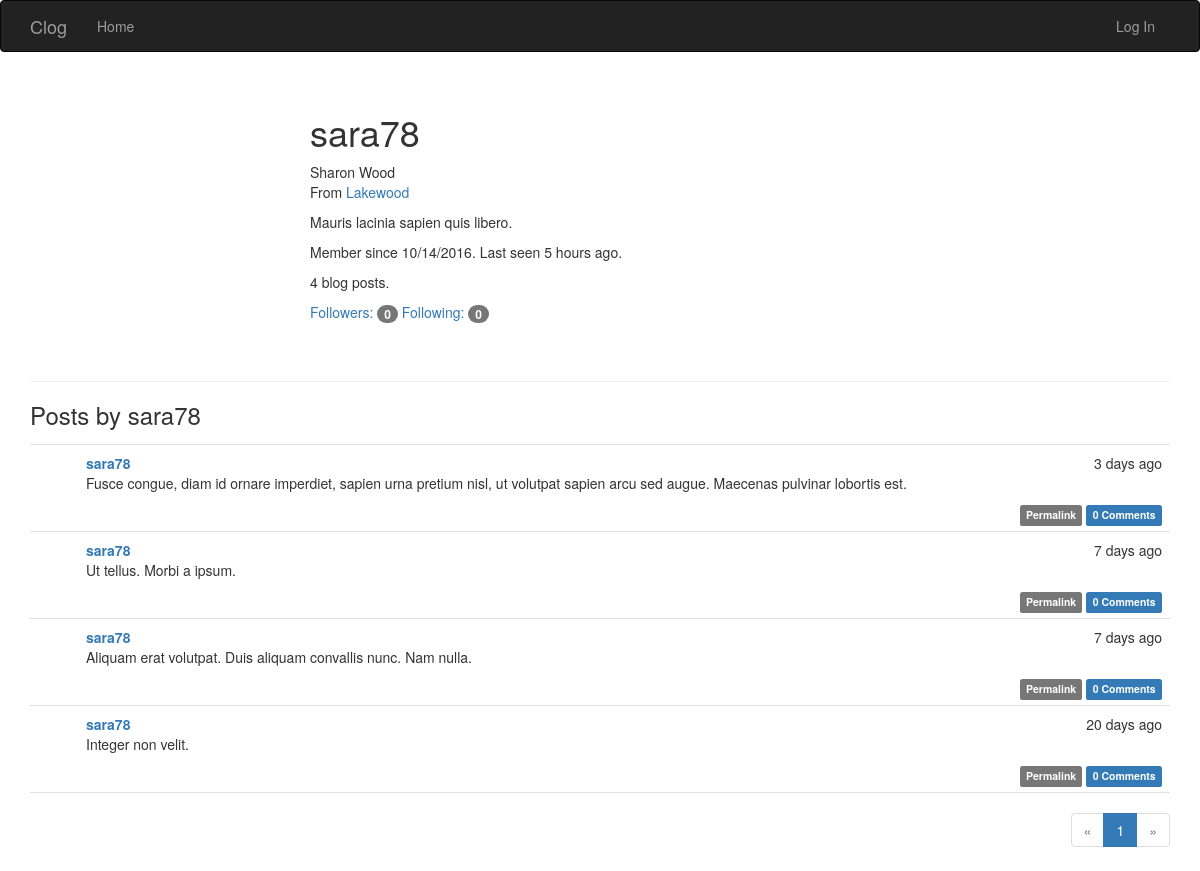
/user/sara78, run on the app's committed database.
### app/models.py (models this page shows, shortened)
class User(UserMixin, db.Model):
    __tablename__ = 'users'
    id = db.Column(db.Integer, primary_key=True)
    username = db.Column(db.String(64), unique=True, index=True)
    email = db.Column(db.String(64), unique=True, index=True)
    role_id = db.Column(db.Integer, db.ForeignKey('roles.id'))
    password_hash = db.Column(db.String(128))
    confirmed = db.Column(db.Boolean, default=False)
    name = db.Column(db.String(64))
    location = db.Column(db.String(64))
    about_me = db.Column(db.Text)
    member_since = db.Column(db.DateTime(), default=datetime.utcnow)
    last_seen = db.Column(db.DateTime(), default=datetime.utcnow)
    posts = db.relationship('Post', backref='author', lazy='dynamic')
    followed = db.relationship('Follow',
                               foreign_keys=[Follow.follower_id],
                               backref=db.backref('follower', lazy='joined'),
                               lazy='dynamic',
                               cascade='all, delete-orphan')
    followers = db.relationship('Follow',
                                foreign_keys=[Follow.followed_id],
                                backref=db.backref('followed', lazy='joined'),
                                lazy='dynamic',
                                cascade='all, delete-orphan')
    comments = db.relationship('Comment', backref='author', lazy='dynamic')
    @property
    def password(self):
        raise AttributeError('password is not a readable attribute')

class Post(db.Model):
    __tablename__ = 'posts'
    id = db.Column(db.Integer, primary_key=True)
    body = db.Column(db.Text)
    timestamp = db.Column(db.DateTime, index=True, default=datetime.utcnow)
    author_id = db.Column(db.Integer, db.ForeignKey('users.id'))
    body_html = db.Column(db.Text)
    comments = db.relationship('Comment', backref='post', lazy='dynamic')

### app/main/views.py (the view)
@main.route('/user/<username>')
def user(username):
    user = User.query.filter_by(username=username).first()
    if user is None:
        abort(404)
    page = request.args.get('page', 1, type=int)
    pagination = user.posts.order_by(Post.timestamp.desc()).paginate(
        page, per_page=current_app.config['FLASKY_POSTS_PER_PAGE'],
        error_out=False)
    posts = pagination.items
    return render_template('user.html', user=user, posts=posts,
                           pagination=pagination)

### app/auth/views.py (called while the page is built)
@auth.before_app_request
def before_request():
    if current_user.is_authenticated:
        current_user.ping()
        if not current_user.confirmed \
                and request.endpoint[:5] != 'auth.' \
                and request.endpoint != 'static':
            return redirect(url_for('auth.unconfirmed'))

### app/main/__init__.py (called while the page is built)
@main.app_context_processor
def inject_permissions():
    return dict(Permission=Permission)

### app/models.py (called while the page is built)
    def can(self, permissions):
        return False

    def is_administrator(self):
        return False

### app/templates/user.html (shortened to what this page needs)
{% extends "base.html" %}
{% import "_macros.html" as macros %}
{% block page_content %}
<div class="page-header">
    <div class="profile-header">
        <h1>{{ user.username }}</h1>
        {% if user.name or user.location %}
        <p>
            {% if user.name %}{{ user.name }}<br>{% endif %}
            {% if user.location %}
                From <a href="http://maps.google.com/?q={{ user.location }}">{{ user.location }}</a><br>
            {% endif %}
        </p>
        {% endif %}
        {% if user.about_me %}<p>{{ user.about_me }}</p>{% endif %}
        <p>Member since {{ moment(user.member_since).format('L') }}. Last seen {{ moment(user.last_seen).fromNow() }}.</p>
        <p>{{ user.posts.count() }} blog posts.</p>
        <p>
            <a href="{{ url_for('.followers', username=user.username) }}">Followers: <span class="badge">{{ user.followers.count() - 1 }}</span></a>
            <a href="{{ url_for('.followed_by', username=user.username) }}">Following: <span class="badge">{{ user.followed.count() - 1 }}</span></a>
        </p>
    </div>
</div>
<h3>Posts by {{ user.username }}</h3>
{% include '_posts.html' %}
{% if pagination %}
<div class="pagination">
    {{ macros.pagination_widget(pagination, '.user', username=user.username) }}
</div>
{% endif %}
{% endblock %}

### app/templates/_posts.html (shortened to what this page needs)
<ul class="posts">
    {% for post in posts %}
    <li class="post">
        <div class="post-content">
            <div class="post-date">{{ moment(post.timestamp).fromNow() }}</div>
            <div class="post-author"><a href="{{ url_for('.user', username=post.author.username) }}">{{ post.author.username }}</a></div>
            <div class="post-body">
                {% if post.body_html %}
                    {{ post.body_html | safe }}
                {% else %}
                    {{ post.body }}
                {% endif %}
            </div>
            <div class="post-footer">
                <a href="{{ url_for('.post', id=post.id) }}">
                    <span class="label label-default">Permalink</span>
                </a>
                <a href="{{ url_for('.post', id=post.id) }}#comments">
                    <span class="label label-primary">{{ post.comments.count() }} Comments</span>
                </a>
            </div>
        </div>
    </li>
    {% endfor %}
</ul>

### app/static/styles.css (style rules this page uses)
.profile-header { min-height: 260px; margin-left: 280px; }
ul.posts { list-style-type: none; padding: 0px; margin: 16px 0px 0px 0px; border-top: 1px solid #e0e0e0; }
ul.posts li.post { padding: 8px; border-bottom: 1px solid #e0e0e0; }
div.post-date { float: right; }
div.post-author { font-weight: bold; }
div.post-content { margin-left: 48px; min-height: 48px; }
div.post-footer { text-align: right; }
div.pagination { width: 100%; text-align: right; padding: 0px; margin: 0px; }

### data on the page
User: username "sara78", name "Sharon Wood", location "Lakewood", about_me "Mauris lacinia sapien quis libero.", member_since "10/14/2016", last_seen "5 hours ago"
Post: timestamp "3 days ago", author.username "sara78", body_html "Fusce congue, diam id ornare imperdiet, sapien urna pretium nisl, ut volutpat sapien arcu sed augue. Maecenas pulvinar lobortis est.", comments.count "0"
Post: timestamp "7 days ago", author.username "sara78", body_html "Ut tellus. Morbi a ipsum.", comments.count "0"
Post: timestamp "7 days ago", author.username "sara78", body_html "Aliquam erat volutpat. Duis aliquam convallis nunc. Nam nulla.", comments.count "0"
Post: timestamp "20 days ago", author.username "sara78", body_html "Integer non velit.", comments.count "0"

### other printed values
{{ user.posts.count() }} "4"
{{ user.followers.count() - 1 }} "0"
{{ user.followed.count() - 1 }} "0"
{{ p }} "1"
